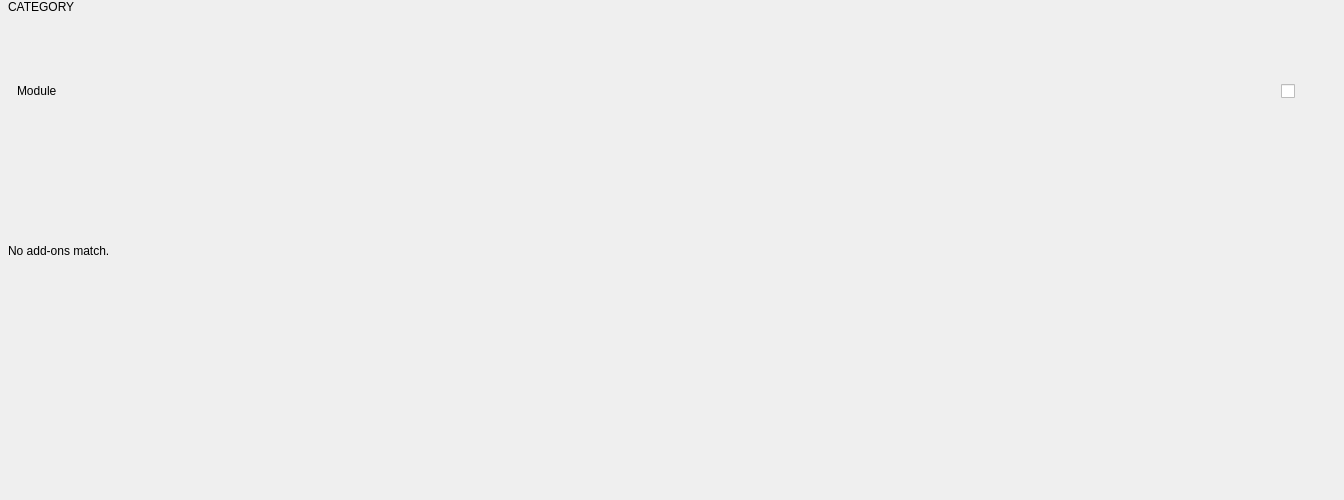
          <widget class="QWidget" name="modBody">
           <property name="geometry">
            <rect>
             <x>0</x>
             <y>0</y>
             <width>1344</width>
             <height>500</height>
            </rect>
           </property>
           <layout class="QVBoxLayout" name="modBodyLayout">
            <property name="spacing">
             <number>22</number>
            </property>
            <property name="leftMargin">
             <number>0</number>
            </property>
            <property name="topMargin">
             <number>0</number>
            </property>
            <property name="rightMargin">
             <number>0</number>
            </property>
            <property name="bottomMargin">
             <number>20</number>
            </property>
            <item>
             <widget class="QWidget" name="modGroups" native="true">
              <property name="list" stdset="0">
               <string>groups</string>
              </property>
              <layout class="QVBoxLayout" name="modGroupsLayout">
               <property name="spacing">
                <number>22</number>
               </property>
               <property name="leftMargin">
                <number>0</number>
               </property>
               <property name="topMargin">
                <number>0</number>
               </property>
               <property name="rightMargin">
                <number>0</number>
               </property>
               <property name="bottomMargin">
                <number>0</number>
               </property>
               <item>
                <widget class="QWidget" name="modGroup" native="true">
                 <property name="template" stdset="0">
                  <bool>true</bool>
                 </property>
                 <layout class="QVBoxLayout" name="modGroupLayout">
                  <property name="spacing">
                   <number>12</number>
                  </property>
                  <property name="leftMargin">
                   <number>0</number>
                  </property>
                  <property name="topMargin">
                   <number>0</number>
                  </property>
                  <property name="rightMargin">
                   <number>0</number>
                  </property>
                  <property name="bottomMargin">
                   <number>0</number>
                  </property>
                  <item>
                   <widget class="QLabel" name="modCategory">
                    <property name="text">
                     <string>CATEGORY</string>
                    </property>
                    <property name="indent">
                     <number>8</number>
                    </property>
                    <property name="role" stdset="0">
                     <string>heading</string>
                    </property>
                    <property name="letterSpacing" stdset="0">
                     <double>2.6</double>
                    </property>
                    <property name="bind" stdset="0">
                     <string>item.name.toUpperCase()</string>
                    </property>
                   </widget>
                  </item>
                  <item>
                   <widget class="QWidget" name="modCards" native="true">
                    <property name="list" stdset="0">
                     <string>item.mods</string>
                    </property>
                    <property name="cellWidth" stdset="0">
                     <number>384</number>
                    </property>
                    <layout class="QGridLayout" name="modCardsLayout">
                     <property name="horizontalSpacing">
                      <number>14</number>
                     </property>
                     <property name="verticalSpacing">
                      <number>14</number>
                     </property>
                     <property name="leftMargin">
                      <number>0</number>
                     </property>
                     <property name="topMargin">
                      <number>0</number>
                     </property>
                     <property name="rightMargin">
                      <number>0</number>
                     </property>
                     <property name="bottomMargin">
                      <number>0</number>
                     </property>
                     <item row="0" column="0">
                      <widget class="QFrame" name="modCard">
                       <property name="minimumSize">
                        <size>
                         <width>0</width>
                         <height>118</height>
                        </size>
                       </property>
                       <property name="maximumSize">
                        <size>
                         <width>16777215</width>
                         <height>118</height>
                        </size>
                       </property>
                       <property name="role" stdset="0">
                        <string>modCard</string>
                       </property>
                       <property name="template" stdset="0">
                        <bool>true</bool>
                       </property>
                       <property name="hover" stdset="0">
                        <bool>true</bool>
                       </property>
                       <property name="bind_on" stdset="0">
                        <string>item.active</string>
                       </property>
                       <layout class="QVBoxLayout" name="modCardLayout">
                        <property name="spacing">
                         <number>4</number>
                        </property>
                        <property name="leftMargin">
                         <number>17</number>
                        </property>
                        <property name="topMargin">
                         <number>13</number>
                        </property>
                        <property name="rightMargin">
                         <number>17</number>
                        </property>
                        <property name="bottomMargin">
                         <number>13</number>
                        </property>
                        <item>
                         <widget class="QWidget" name="modTop" native="true">
                          <layout class="QHBoxLayout" name="modTopLayout" stretch="1,0">
                           <property name="spacing">
                            <number>12</number>
                           </property>
                           <property name="leftMargin">
                            <number>0</number>
                           </property>
                           <property name="topMargin">
                            <number>0</number>
                           </property>
                           <property name="rightMargin">
                            <number>0</number>
                           </property>
                           <property name="bottomMargin">
                            <number>0</number>
                           </property>
                           <item>
                            <widget class="QLabel" name="modName">
                             <property name="text">
                              <string>Module</string>
                             </property>
                             <property name="role" stdset="0">
                              <string>cardTitle</string>
                             </property>
                             <property name="bind" stdset="0">
                              <string>item.name</string>
                             </property>
                             <property name="elide" stdset="0">
                              <bool>true</bool>
                             </property>
                            </widget>
                           </item>
                           <item>
                            <widget class="QCheckBox" name="modToggle">
                             <property name="focusPolicy">
                              <enum>Qt::FocusPolicy::NoFocus</enum>
                             </property>
                             <property name="cursor">
                              <cursorShape>PointingHandCursor</cursorShape>
                             </property>
                             <property name="minimumSize">
                              <size>
                               <width>46</width>
                               <height>26</height>
                              </size>
                             </property>
                             <property name="maximumSize">
                              <size>
                               <width>46</width>
                               <height>26</height>
                              </size>
                             </property>
                             <property name="role" stdset="0">
                              <string>toggle</string>
                             </property>
                             <property name="bind" stdset="0">
                              <string>item.active</string>
                             </property>
                             <property name="action" stdset="0">
                              <string>Launcher.setModuleActive(item.name, !item.active)</string>
                             </property>
                             <property name="enableIf" stdset="0">
                              <string>!item.locked</string>
                             </property>
                            </widget>
                           </item>
                          </layout>
                         </widget>
                        </item>
                        <item>
                         <widget class="QLabel" name="modInfoText">
                          <property name="wordWrap">
                           <bool>true</bool>
                          </property>
                          <property name="role" stdset="0">
                           <string>modInfo</string>
                          </property>
                          <property name="bind" stdset="0">
                           <string>item.locked ? 'Loaded from the command line; it can\'t be switched off here.' : (item.info || 'No description.')</string>
                          </property>
                          <property name="maxLines" stdset="0">
                           <number>3</number>
                          </property>
                          <property name="lineHeight" stdset="0">
                           <double>1.2</double>
                          </property>
                          <property name="bind_locked" stdset="0">
                           <string>item.locked</string>
                          </property>
                         </widget>
                        </item>
                        <item>
                         <spacer name="vSpacer_15">
                          <property name="orientation">
                           <enum>Qt::Orientation::Vertical</enum>
                          </property>
                          <property name="sizeHint" stdset="0">
                           <size>
                            <width>20</width>
                            <height>0</height>
                           </size>
                          </property>
                         </spacer>
                        </item>
                       </layout>
                      </widget>
                     </item>
                    </layout>
                   </widget>
                  </item>
                 </layout>
                </widget>
               </item>
              </layout>
             </widget>
            </item>
            <item>
             <widget class="QLabel" name="modEmpty">
              <property name="text">
               <string>No add-ons match.</string>
              </property>
              <property name="indent">
               <number>8</number>
              </property>
              <property name="role" stdset="0">
               <string>empty</string>
              </property>
              <property name="bind" stdset="0">
               <string>mods.length === 0 ? 'No plugin modules found in Modules/Plugin.' : 'No add-ons match.'</string>
              </property>
              <property name="showIf" stdset="0">
               <string>groups.length === 0</string>
              </property>
             </widget>
            </item>
            <item>
             <spacer name="vSpacer_16">
              <property name="orientation">
               <enum>Qt::Orientation::Vertical</enum>
              </property>
              <property name="sizeHint" stdset="0">
               <size>
                <width>20</width>
                <height>0</height>
               </size>
              </property>
             </spacer>
            </item>
           </layout>
          </widget>
